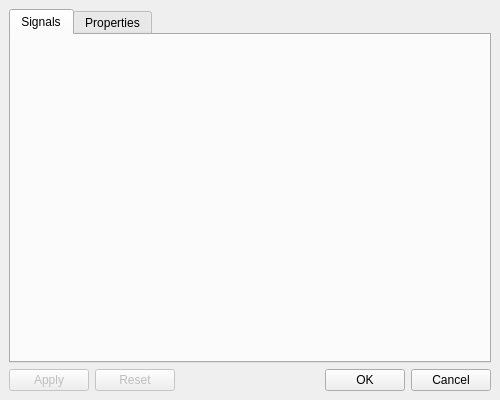
<ui version="4.0" >
 <author></author>
 <comment></comment>
 <exportmacro></exportmacro>
 <class>QtObjectSettingsDialog</class>
 <widget class="QDialog" name="QtObjectSettingsDialog" >
  <property name="geometry" >
   <rect>
    <x>0</x>
    <y>0</y>
    <width>500</width>
    <height>400</height>
   </rect>
  </property>
  <property name="windowTitle" >
   <string>Dialog</string>
  </property>
  <layout class="QVBoxLayout" >
   <property name="margin" >
    <number>9</number>
   </property>
   <property name="spacing" >
    <number>6</number>
   </property>
   <item>
    <widget class="QTabWidget" name="objectSettingTabs" >
     <widget class="QWidget" name="signalTab" >
      <attribute name="title" >
       <string>Signals</string>
      </attribute>
      <layout class="QVBoxLayout" >
       <property name="margin" >
        <number>9</number>
       </property>
       <property name="spacing" >
        <number>6</number>
       </property>
      </layout>
     </widget>
     <widget class="QWidget" name="propertyTab" >
      <attribute name="title" >
       <string>Properties</string>
      </attribute>
      <layout class="QVBoxLayout" >
       <property name="margin" >
        <number>9</number>
       </property>
       <property name="spacing" >
        <number>6</number>
       </property>
      </layout>
     </widget>
    </widget>
   </item>
   <item>
    <layout class="QHBoxLayout" >
     <property name="margin" >
      <number>0</number>
     </property>
     <property name="spacing" >
      <number>6</number>
     </property>
     <item>
      <widget class="QPushButton" name="applyButton" >
       <property name="enabled" >
        <bool>false</bool>
       </property>
       <property name="text" >
        <string>Apply</string>
       </property>
      </widget>
     </item>
     <item>
      <widget class="QPushButton" name="resetButton" >
       <property name="enabled" >
        <bool>false</bool>
       </property>
       <property name="text" >
        <string>Reset</string>
       </property>
      </widget>
     </item>
     <item>
      <spacer>
       <property name="orientation" >
        <enum>Qt::Horizontal</enum>
       </property>
       <property name="sizeHint" >
        <size>
         <width>40</width>
         <height>20</height>
        </size>
       </property>
      </spacer>
     </item>
     <item>
      <widget class="QPushButton" name="okButton" >
       <property name="text" >
        <string>OK</string>
       </property>
      </widget>
     </item>
     <item>
      <widget class="QPushButton" name="cancelButton" >
       <property name="text" >
        <string>Cancel</string>
       </property>
      </widget>
     </item>
    </layout>
   </item>
  </layout>
 </widget>
 <pixmapfunction></pixmapfunction>
 <resources/>
 <connections>
  <connection>
   <sender>okButton</sender>
   <signal>clicked()</signal>
   <receiver>QtObjectSettingsDialog</receiver>
   <slot>accept()</slot>
   <hints>
    <hint type="sourcelabel" >
     <x>278</x>
     <y>253</y>
    </hint>
    <hint type="destinationlabel" >
     <x>96</x>
     <y>254</y>
    </hint>
   </hints>
  </connection>
  <connection>
   <sender>cancelButton</sender>
   <signal>clicked()</signal>
   <receiver>QtObjectSettingsDialog</receiver>
   <slot>reject()</slot>
   <hints>
    <hint type="sourcelabel" >
     <x>369</x>
     <y>253</y>
    </hint>
    <hint type="destinationlabel" >
     <x>179</x>
     <y>282</y>
    </hint>
   </hints>
  </connection>
 </connections>
</ui>
